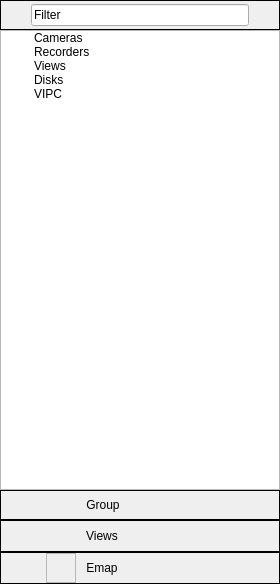
<?xml version="1.0" encoding="UTF-8"?>
<ui version="4.0">
 <class>VSCDeviceList</class>
 <widget class="QWidget" name="VSCDeviceList">
  <property name="geometry">
   <rect>
    <x>0</x>
    <y>0</y>
    <width>280</width>
    <height>584</height>
   </rect>
  </property>
  <property name="sizePolicy">
   <sizepolicy hsizetype="Preferred" vsizetype="Preferred">
    <horstretch>0</horstretch>
    <verstretch>0</verstretch>
   </sizepolicy>
  </property>
  <property name="minimumSize">
   <size>
    <width>280</width>
    <height>0</height>
   </size>
  </property>
  <property name="maximumSize">
   <size>
    <width>400</width>
    <height>16777215</height>
   </size>
  </property>
  <property name="windowTitle">
   <string/>
  </property>
  <property name="styleSheet">
   <string notr="true"/>
  </property>
  <layout class="QVBoxLayout" name="verticalLayout">
   <property name="spacing">
    <number>0</number>
   </property>
   <property name="leftMargin">
    <number>0</number>
   </property>
   <property name="topMargin">
    <number>0</number>
   </property>
   <property name="rightMargin">
    <number>0</number>
   </property>
   <property name="bottomMargin">
    <number>0</number>
   </property>
   <item>
    <widget class="QFrame" name="frame_5">
     <property name="minimumSize">
      <size>
       <width>0</width>
       <height>30</height>
      </size>
     </property>
     <property name="maximumSize">
      <size>
       <width>16777215</width>
       <height>30</height>
      </size>
     </property>
     <property name="layoutDirection">
      <enum>Qt::LeftToRight</enum>
     </property>
     <property name="styleSheet">
      <string notr="true"/>
     </property>
     <property name="frameShape">
      <enum>QFrame::Box</enum>
     </property>
     <property name="frameShadow">
      <enum>QFrame::Plain</enum>
     </property>
     <layout class="QHBoxLayout" name="horizontalLayout_4">
      <property name="spacing">
       <number>0</number>
      </property>
      <property name="leftMargin">
       <number>0</number>
      </property>
      <property name="topMargin">
       <number>0</number>
      </property>
      <property name="rightMargin">
       <number>0</number>
      </property>
      <property name="bottomMargin">
       <number>0</number>
      </property>
      <item>
       <widget class="QPushButton" name="pushButton_2">
        <property name="minimumSize">
         <size>
          <width>30</width>
          <height>30</height>
         </size>
        </property>
        <property name="maximumSize">
         <size>
          <width>30</width>
          <height>30</height>
         </size>
        </property>
        <property name="styleSheet">
         <string notr="true">QPushButton:hover {
border:none;
color:white;
background-color: rgb(85, 170, 255);}
QPushButton:pressed {
background-color: rgb(200, 200, 200);}</string>
        </property>
        <property name="text">
         <string/>
        </property>
        <property name="icon">
         <iconset resource="vscmainwindows.qrc">
          <normaloff>:/action/resources/search.png</normaloff>:/action/resources/search.png</iconset>
        </property>
        <property name="iconSize">
         <size>
          <width>30</width>
          <height>30</height>
         </size>
        </property>
        <property name="flat">
         <bool>true</bool>
        </property>
       </widget>
      </item>
      <item>
       <widget class="QLineEdit" name="lineEdit">
        <property name="text">
         <string>Filter</string>
        </property>
       </widget>
      </item>
      <item>
       <widget class="QPushButton" name="pushButton">
        <property name="minimumSize">
         <size>
          <width>30</width>
          <height>30</height>
         </size>
        </property>
        <property name="maximumSize">
         <size>
          <width>30</width>
          <height>30</height>
         </size>
        </property>
        <property name="styleSheet">
         <string notr="true">QPushButton:hover {
border:none;
color:white;
background-color: rgb(85, 170, 255);}
QPushButton:pressed {
background-color: rgb(200, 200, 200);}</string>
        </property>
        <property name="text">
         <string/>
        </property>
        <property name="icon">
         <iconset resource="vscmainwindows.qrc">
          <normaloff>:/action/resources/cancel.png</normaloff>:/action/resources/cancel.png</iconset>
        </property>
        <property name="iconSize">
         <size>
          <width>30</width>
          <height>30</height>
         </size>
        </property>
        <property name="flat">
         <bool>true</bool>
        </property>
       </widget>
      </item>
     </layout>
    </widget>
   </item>
   <item>
    <widget class="VSCDeviceTree" name="treeWidget">
     <property name="iconSize">
      <size>
       <width>20</width>
       <height>20</height>
      </size>
     </property>
     <property name="horizontalScrollMode">
      <enum>QAbstractItemView::ScrollPerItem</enum>
     </property>
     <property name="indentation">
      <number>30</number>
     </property>
     <property name="rootIsDecorated">
      <bool>true</bool>
     </property>
     <property name="uniformRowHeights">
      <bool>false</bool>
     </property>
     <property name="itemsExpandable">
      <bool>true</bool>
     </property>
     <property name="animated">
      <bool>true</bool>
     </property>
     <property name="wordWrap">
      <bool>false</bool>
     </property>
     <property name="headerHidden">
      <bool>true</bool>
     </property>
     <property name="expandsOnDoubleClick">
      <bool>true</bool>
     </property>
     <property name="columnCount">
      <number>1</number>
     </property>
     <attribute name="headerCascadingSectionResizes">
      <bool>true</bool>
     </attribute>
     <attribute name="headerShowSortIndicator" stdset="0">
      <bool>true</bool>
     </attribute>
     <column>
      <property name="text">
       <string>VS Cloud</string>
      </property>
     </column>
     <item>
      <property name="text">
       <string>Cameras</string>
      </property>
      <property name="icon">
       <iconset resource="vscmainwindows.qrc">
        <normaloff>:/device/resources/dome.png</normaloff>:/device/resources/dome.png</iconset>
      </property>
     </item>
     <item>
      <property name="text">
       <string>Recorders</string>
      </property>
      <property name="icon">
       <iconset resource="vscmainwindows.qrc">
        <normaloff>:/action/resources/computer.png</normaloff>:/action/resources/computer.png</iconset>
      </property>
     </item>
     <item>
      <property name="text">
       <string>Views</string>
      </property>
      <property name="icon">
       <iconset resource="vscmainwindows.qrc">
        <normaloff>:/device/resources/view.png</normaloff>:/device/resources/view.png</iconset>
      </property>
     </item>
     <item>
      <property name="text">
       <string>Disks</string>
      </property>
      <property name="icon">
       <iconset resource="vscmainwindows.qrc">
        <normaloff>:/device/resources/harddisk.png</normaloff>:/device/resources/harddisk.png</iconset>
      </property>
     </item>
     <item>
      <property name="text">
       <string>VIPC</string>
      </property>
      <property name="icon">
       <iconset resource="vscmainwindows.qrc">
        <normaloff>:/device/resources/virtualipc.png</normaloff>:/device/resources/virtualipc.png</iconset>
      </property>
     </item>
    </widget>
   </item>
   <item>
    <widget class="QFrame" name="frame">
     <property name="minimumSize">
      <size>
       <width>0</width>
       <height>30</height>
      </size>
     </property>
     <property name="maximumSize">
      <size>
       <width>16777215</width>
       <height>30</height>
      </size>
     </property>
     <property name="styleSheet">
      <string notr="true">QWidget:hover {
background-color: rgb(200, 200, 200);}
QWidget:pressed {
background-color: rgb(200, 200, 200);}</string>
     </property>
     <property name="frameShape">
      <enum>QFrame::Box</enum>
     </property>
     <property name="frameShadow">
      <enum>QFrame::Plain</enum>
     </property>
     <layout class="QHBoxLayout" name="horizontalLayout">
      <property name="spacing">
       <number>10</number>
      </property>
      <property name="leftMargin">
       <number>45</number>
      </property>
      <property name="topMargin">
       <number>0</number>
      </property>
      <property name="rightMargin">
       <number>0</number>
      </property>
      <property name="bottomMargin">
       <number>0</number>
      </property>
      <item>
       <widget class="QWidget" name="widget_4" native="true">
        <property name="minimumSize">
         <size>
          <width>30</width>
          <height>30</height>
         </size>
        </property>
        <property name="maximumSize">
         <size>
          <width>30</width>
          <height>30</height>
         </size>
        </property>
        <property name="autoFillBackground">
         <bool>false</bool>
        </property>
        <property name="styleSheet">
         <string notr="true">image: url(:/device/resources/camera.png);</string>
        </property>
       </widget>
      </item>
      <item>
       <widget class="QLabel" name="lbRecorder">
        <property name="styleSheet">
         <string notr="true"/>
        </property>
        <property name="text">
         <string>Group</string>
        </property>
        <property name="alignment">
         <set>Qt::AlignCenter</set>
        </property>
       </widget>
      </item>
      <item>
       <spacer name="horizontalSpacer">
        <property name="orientation">
         <enum>Qt::Horizontal</enum>
        </property>
        <property name="sizeHint" stdset="0">
         <size>
          <width>40</width>
          <height>20</height>
         </size>
        </property>
       </spacer>
      </item>
     </layout>
    </widget>
   </item>
   <item>
    <widget class="QFrame" name="frame_2">
     <property name="minimumSize">
      <size>
       <width>0</width>
       <height>30</height>
      </size>
     </property>
     <property name="styleSheet">
      <string notr="true">QWidget:hover {
background-color: rgb(200, 200, 200);}
QWidget:pressed {
background-color: rgb(200, 200, 200);}</string>
     </property>
     <property name="frameShape">
      <enum>QFrame::Box</enum>
     </property>
     <layout class="QHBoxLayout" name="horizontalLayout_2">
      <property name="spacing">
       <number>10</number>
      </property>
      <property name="leftMargin">
       <number>45</number>
      </property>
      <property name="topMargin">
       <number>0</number>
      </property>
      <property name="rightMargin">
       <number>0</number>
      </property>
      <property name="bottomMargin">
       <number>0</number>
      </property>
      <item>
       <widget class="QWidget" name="widget" native="true">
        <property name="minimumSize">
         <size>
          <width>30</width>
          <height>30</height>
         </size>
        </property>
        <property name="maximumSize">
         <size>
          <width>30</width>
          <height>30</height>
         </size>
        </property>
        <property name="styleSheet">
         <string notr="true">image: url(:/device/resources/view.png);</string>
        </property>
       </widget>
      </item>
      <item>
       <widget class="QLabel" name="lbRecorder_2">
        <property name="styleSheet">
         <string notr="true"/>
        </property>
        <property name="text">
         <string>Views</string>
        </property>
        <property name="alignment">
         <set>Qt::AlignCenter</set>
        </property>
       </widget>
      </item>
      <item>
       <spacer name="horizontalSpacer_2">
        <property name="orientation">
         <enum>Qt::Horizontal</enum>
        </property>
        <property name="sizeHint" stdset="0">
         <size>
          <width>40</width>
          <height>20</height>
         </size>
        </property>
       </spacer>
      </item>
     </layout>
    </widget>
   </item>
   <item>
    <widget class="QFrame" name="frame_3">
     <property name="minimumSize">
      <size>
       <width>0</width>
       <height>30</height>
      </size>
     </property>
     <property name="styleSheet">
      <string notr="true">QWidget:hover {
background-color: rgb(200, 200, 200);}
QWidget:pressed {
background-color: rgb(200, 200, 200);}</string>
     </property>
     <property name="frameShape">
      <enum>QFrame::Box</enum>
     </property>
     <layout class="QHBoxLayout" name="horizontalLayout_3">
      <property name="spacing">
       <number>10</number>
      </property>
      <property name="leftMargin">
       <number>45</number>
      </property>
      <property name="topMargin">
       <number>0</number>
      </property>
      <property name="rightMargin">
       <number>0</number>
      </property>
      <property name="bottomMargin">
       <number>0</number>
      </property>
      <item>
       <widget class="QFrame" name="frame_4">
        <property name="minimumSize">
         <size>
          <width>30</width>
          <height>30</height>
         </size>
        </property>
        <property name="maximumSize">
         <size>
          <width>30</width>
          <height>30</height>
         </size>
        </property>
        <property name="styleSheet">
         <string notr="true">image: url(:/action/resources/map.png);</string>
        </property>
        <property name="frameShape">
         <enum>QFrame::StyledPanel</enum>
        </property>
        <property name="frameShadow">
         <enum>QFrame::Raised</enum>
        </property>
       </widget>
      </item>
      <item>
       <widget class="QLabel" name="lbRecorder_3">
        <property name="styleSheet">
         <string notr="true"/>
        </property>
        <property name="text">
         <string>Emap</string>
        </property>
        <property name="alignment">
         <set>Qt::AlignCenter</set>
        </property>
       </widget>
      </item>
      <item>
       <spacer name="horizontalSpacer_3">
        <property name="orientation">
         <enum>Qt::Horizontal</enum>
        </property>
        <property name="sizeHint" stdset="0">
         <size>
          <width>40</width>
          <height>20</height>
         </size>
        </property>
       </spacer>
      </item>
     </layout>
    </widget>
   </item>
  </layout>
 </widget>
 <layoutdefault spacing="0" margin="0"/>
 <customwidgets>
  <customwidget>
   <class>VSCDeviceTree</class>
   <extends>QTreeWidget</extends>
   <header>vscdevicetree.h</header>
  </customwidget>
 </customwidgets>
 <resources>
  <include location="../main/vscmainwindows.qrc"/>
 </resources>
 <connections/>
</ui>
